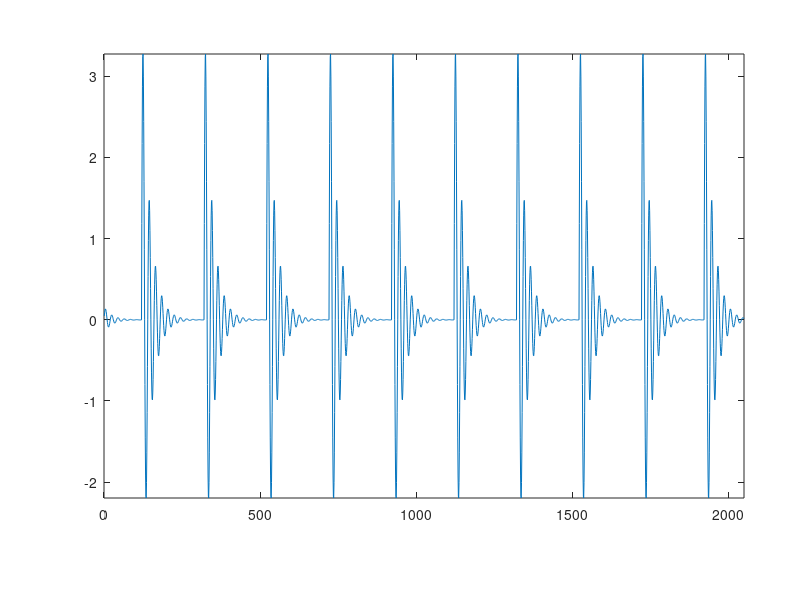

Write the MATLAB code that produced this figure. (Note: this script raises an error after producing the figure.)
close all
clc
clear
load fz2.mat %x3 is fault data.
load fz2_before_adding_the_noise.mat
NN=2048;% the length of the signal
fs=10000; % sampling rate
t=1/fs;%sampling time
%% original simulation data
figure(1)
plot(x1);
axis([0,2048,-inf,inf]);
set(gcf,'Position',[100 100 380 190]);
set(gca,'Position',[.13 .17 .80 .74]);
figure_FontSize=10;
set(get(gca,'XLabel'),'FontSize',figure_FontSize,'Vertical','top');
set(get(gca,'YLabel'),'FontSize',figure_FontSize,'Vertical','middle');
set(findobj('FontSize',10),'FontSize',figure_FontSize);
set(findobj(get(gca,'Children'),'LineWidth',0.5),'LineWidth',1);
str=strcat('Amplitude/(m/s^2)');
xlabel('Sample Number','FontSize',11,'Fontname','Times New Roman');
ylabel(str,'FontSize',11,'Fontname','Times New Roman')
%%
figure(2)
plot(x3);
axis([0,2048,-inf,inf]);
set(gcf,'Position',[100 100 380 190]);
set(gca,'Position',[.13 .17 .80 .74]);
figure_FontSize=10;
set(get(gca,'XLabel'),'FontSize',figure_FontSize,'Vertical','top');
set(get(gca,'YLabel'),'FontSize',figure_FontSize,'Vertical','middle');
set(findobj('FontSize',10),'FontSize',figure_FontSize);
set(findobj(get(gca,'Children'),'LineWidth',0.5),'LineWidth',1);
str=strcat('Amplitude/(m/s^2)');
xlabel('Sample Number','FontSize',11,'Fontname','Times New Roman');
ylabel(str,'FontSize',11,'Fontname','Times New Roman')

%% SR-ASD method
y=x3';
lam1=3.4811;
lam2=1.1708; %lam1 and lam2 are set based on the noise standard deviation
[x]=SR_ASD(y,lam1,lam2);
figure (4)
plot(x);
axis([0,2048,-inf,inf]);
set(gcf,'Position',[100 100 380 190]);
set(gca,'Position',[.13 .17 .80 .74]);
figure_FontSize=10;
set(get(gca,'XLabel'),'FontSize',figure_FontSize,'Vertical','top');
set(get(gca,'YLabel'),'FontSize',figure_FontSize,'Vertical','middle');
set(findobj('FontSize',10),'FontSize',figure_FontSize);
set(findobj(get(gca,'Children'),'LineWidth',0.5),'LineWidth',1);
str=strcat('Amplitude/(m/s^2)');
 xlabel('Sample Number','FontSize',11,'Fontname','Times New Roman');
 ylabel(str,'FontSize',11,'Fontname','Times New Roman')
%% FFT
ss=x;
yyy=abs(ss);
 y_hht=hilbert(ss);
y_an=abs(y_hht);
y_an=y_an-mean(y_an);
y_an_nfft= 2^nextpow2(length(y_an));%
y_an_ft=fft(y_an,y_an_nfft);%
y_an_f=fs*(0:y_an_nfft/2-1)/y_an_nfft;%
y_an_p=y_an_ft.*conj(y_an_ft)/y_an_nfft;
c=2*abs(y_an_ft(1:y_an_nfft/2))/length(y_an);
d=y_an_p(1:y_an_nfft/2);
N=length(c);
figure(5)
plot(y_an_f(1:N),c(1:N));    
set(gcf,'Position',[100 100 380 190]);
set(gca,'Position',[.16 .20 .80 .74]);
figure_FontSize=10;
set(get(gca,'XLabel'),'FontSize',figure_FontSize,'Vertical','top');
set(get(gca,'YLabel'),'FontSize',figure_FontSize,'Vertical','middle');
set(findobj('FontSize',10),'FontSize',figure_FontSize);
set(findobj(get(gca,'Children'),'LineWidth',0.5),'LineWidth',1);
 str=strcat('Amplitude/(m/s^2)');
 xlabel('Frequency/Hz','FontSize',10,'Fontname','Times New Roman');
 ylabel(str,'FontSize',10,'Fontname','Times New Roman')
 
